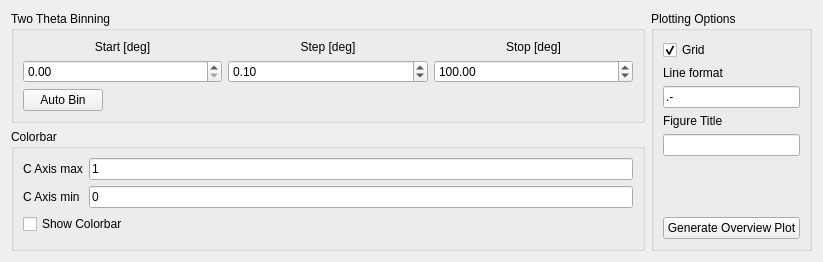
<?xml version="1.0" encoding="UTF-8"?>
<ui version="4.0">
 <class>Form</class>
 <widget class="QWidget" name="Form">
  <property name="geometry">
   <rect>
    <x>0</x>
    <y>0</y>
    <width>823</width>
    <height>262</height>
   </rect>
  </property>
  <property name="sizePolicy">
   <sizepolicy hsizetype="Preferred" vsizetype="Fixed">
    <horstretch>0</horstretch>
    <verstretch>0</verstretch>
   </sizepolicy>
  </property>
  <property name="windowTitle">
   <string>Form</string>
  </property>
  <layout class="QHBoxLayout" name="horizontalLayout">
   <item>
    <layout class="QVBoxLayout" name="verticalLayout_12">
     <item>
      <widget class="QGroupBox" name="groupBox">
       <property name="title">
        <string>Two Theta Binning</string>
       </property>
       <layout class="QVBoxLayout" name="verticalLayout">
        <item>
         <layout class="QVBoxLayout" name="verticalLayout_6">
          <item>
           <layout class="QHBoxLayout" name="horizontalLayout_3">
            <item>
             <layout class="QVBoxLayout" name="verticalLayout_7">
              <item>
               <widget class="QLabel" name="label_9">
                <property name="text">
                 <string>Start [deg]</string>
                </property>
                <property name="alignment">
                 <set>Qt::AlignCenter</set>
                </property>
               </widget>
              </item>
              <item>
               <widget class="QDoubleSpinBox" name="DataOverview_TwoThetaBinningStart_spinBox">
                <property name="decimals">
                 <number>2</number>
                </property>
                <property name="maximum">
                 <double>180.000000000000000</double>
                </property>
               </widget>
              </item>
             </layout>
            </item>
            <item>
             <layout class="QVBoxLayout" name="verticalLayout_8">
              <item>
               <widget class="QLabel" name="label_10">
                <property name="text">
                 <string>Step [deg]</string>
                </property>
                <property name="alignment">
                 <set>Qt::AlignCenter</set>
                </property>
               </widget>
              </item>
              <item>
               <widget class="QDoubleSpinBox" name="DataOverview_TwoThetaBinningStep_spinBox">
                <property name="suffix">
                 <string/>
                </property>
                <property name="decimals">
                 <number>2</number>
                </property>
                <property name="minimum">
                 <double>0.010000000000000</double>
                </property>
                <property name="maximum">
                 <double>180.000000000000000</double>
                </property>
                <property name="singleStep">
                 <double>0.100000000000000</double>
                </property>
                <property name="value">
                 <double>0.100000000000000</double>
                </property>
               </widget>
              </item>
             </layout>
            </item>
            <item>
             <layout class="QVBoxLayout" name="verticalLayout_9">
              <item>
               <widget class="QLabel" name="label_11">
                <property name="text">
                 <string>Stop [deg]</string>
                </property>
                <property name="alignment">
                 <set>Qt::AlignCenter</set>
                </property>
               </widget>
              </item>
              <item>
               <widget class="QDoubleSpinBox" name="DataOverview_TwoThetaBinningStop_spinBox">
                <property name="decimals">
                 <number>2</number>
                </property>
                <property name="maximum">
                 <double>180.000000000000000</double>
                </property>
                <property name="value">
                 <double>100.000000000000000</double>
                </property>
               </widget>
              </item>
             </layout>
            </item>
           </layout>
          </item>
          <item>
           <layout class="QHBoxLayout" name="horizontalLayout_2">
            <property name="sizeConstraint">
             <enum>QLayout::SetDefaultConstraint</enum>
            </property>
            <property name="topMargin">
             <number>0</number>
            </property>
            <item>
             <widget class="QPushButton" name="DataOverview_autoBin_button">
              <property name="text">
               <string>Auto Bin</string>
              </property>
             </widget>
            </item>
            <item>
             <spacer name="horizontalSpacer">
              <property name="orientation">
               <enum>Qt::Horizontal</enum>
              </property>
              <property name="sizeHint" stdset="0">
               <size>
                <width>40</width>
                <height>20</height>
               </size>
              </property>
             </spacer>
            </item>
           </layout>
          </item>
         </layout>
        </item>
       </layout>
      </widget>
     </item>
     <item>
      <widget class="QGroupBox" name="groupBox_5">
       <property name="title">
        <string>Colorbar</string>
       </property>
       <layout class="QVBoxLayout" name="verticalLayout_11">
        <item>
         <layout class="QGridLayout" name="gridLayout_2">
          <item row="2" column="0">
           <widget class="QLabel" name="label_7">
            <property name="text">
             <string>C Axis max</string>
            </property>
           </widget>
          </item>
          <item row="2" column="1">
           <widget class="QLineEdit" name="DataOverview_CAxisMax_lineEdit">
            <property name="text">
             <string>1</string>
            </property>
           </widget>
          </item>
          <item row="3" column="1">
           <widget class="QLineEdit" name="DataOverview_CAxisMin_lineEdit">
            <property name="text">
             <string>0</string>
            </property>
           </widget>
          </item>
          <item row="3" column="0">
           <widget class="QLabel" name="label_6">
            <property name="text">
             <string>C Axis min</string>
            </property>
           </widget>
          </item>
         </layout>
        </item>
        <item>
         <widget class="QCheckBox" name="DataOverview_Colorbar_checkBox">
          <property name="text">
           <string>Show Colorbar</string>
          </property>
         </widget>
        </item>
        <item>
         <spacer name="verticalSpacer_2">
          <property name="orientation">
           <enum>Qt::Vertical</enum>
          </property>
          <property name="sizeHint" stdset="0">
           <size>
            <width>20</width>
            <height>40</height>
           </size>
          </property>
         </spacer>
        </item>
       </layout>
      </widget>
     </item>
    </layout>
   </item>
   <item>
    <widget class="QGroupBox" name="groupBox_2">
     <property name="sizePolicy">
      <sizepolicy hsizetype="Maximum" vsizetype="Preferred">
       <horstretch>0</horstretch>
       <verstretch>0</verstretch>
      </sizepolicy>
     </property>
     <property name="title">
      <string>Plotting Options</string>
     </property>
     <layout class="QVBoxLayout" name="verticalLayout_4">
      <item>
       <layout class="QVBoxLayout" name="verticalLayout_2">
        <item>
         <widget class="QCheckBox" name="DataOverview_Grid_checkBox">
          <property name="text">
           <string>Grid</string>
          </property>
          <property name="checked">
           <bool>true</bool>
          </property>
         </widget>
        </item>
        <item>
         <widget class="QLabel" name="label_2">
          <property name="text">
           <string>Line format</string>
          </property>
         </widget>
        </item>
        <item>
         <widget class="QLineEdit" name="DataOverview_fmt_lineEdit">
          <property name="text">
           <string>.-</string>
          </property>
         </widget>
        </item>
        <item>
         <widget class="QLabel" name="label_3">
          <property name="text">
           <string>Figure Title</string>
          </property>
         </widget>
        </item>
        <item>
         <widget class="QLineEdit" name="DataOverview_SetTitle_lineEdit"/>
        </item>
       </layout>
      </item>
      <item>
       <spacer name="verticalSpacer_3">
        <property name="orientation">
         <enum>Qt::Vertical</enum>
        </property>
        <property name="sizeHint" stdset="0">
         <size>
          <width>20</width>
          <height>40</height>
         </size>
        </property>
       </spacer>
      </item>
      <item>
       <widget class="QPushButton" name="DataOverview_plot_button">
        <property name="text">
         <string>Generate Overview Plot</string>
        </property>
       </widget>
      </item>
     </layout>
    </widget>
   </item>
  </layout>
 </widget>
 <tabstops>
  <tabstop>DataOverview_Grid_checkBox</tabstop>
 </tabstops>
 <resources/>
 <connections/>
</ui>
